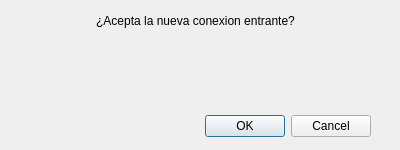
<?xml version="1.0" encoding="UTF-8"?>
<ui version="4.0">
 <class>DialogAcceptarConexion</class>
 <widget class="QDialog" name="DialogAcceptarConexion">
  <property name="geometry">
   <rect>
    <x>0</x>
    <y>0</y>
    <width>400</width>
    <height>150</height>
   </rect>
  </property>
  <property name="windowTitle">
   <string>Dialog</string>
  </property>
  <widget class="QDialogButtonBox" name="buttonBox">
   <property name="geometry">
    <rect>
     <x>30</x>
     <y>110</y>
     <width>341</width>
     <height>32</height>
    </rect>
   </property>
   <property name="orientation">
    <enum>Qt::Horizontal</enum>
   </property>
   <property name="standardButtons">
    <set>QDialogButtonBox::Cancel|QDialogButtonBox::Ok</set>
   </property>
  </widget>
  <widget class="QPlainTextEdit" name="plainTextEditDatos">
   <property name="enabled">
    <bool>false</bool>
   </property>
   <property name="geometry">
    <rect>
     <x>10</x>
     <y>40</y>
     <width>381</width>
     <height>71</height>
    </rect>
   </property>
   <property name="frameShape">
    <enum>QFrame::NoFrame</enum>
   </property>
  </widget>
  <widget class="QLabel" name="label">
   <property name="geometry">
    <rect>
     <x>10</x>
     <y>10</y>
     <width>371</width>
     <height>21</height>
    </rect>
   </property>
   <property name="text">
    <string>¿Acepta la nueva conexion entrante?</string>
   </property>
   <property name="alignment">
    <set>Qt::AlignCenter</set>
   </property>
  </widget>
 </widget>
 <resources/>
 <connections>
  <connection>
   <sender>buttonBox</sender>
   <signal>accepted()</signal>
   <receiver>DialogAcceptarConexion</receiver>
   <slot>accept()</slot>
   <hints>
    <hint type="sourcelabel">
     <x>248</x>
     <y>254</y>
    </hint>
    <hint type="destinationlabel">
     <x>157</x>
     <y>274</y>
    </hint>
   </hints>
  </connection>
  <connection>
   <sender>buttonBox</sender>
   <signal>rejected()</signal>
   <receiver>DialogAcceptarConexion</receiver>
   <slot>reject()</slot>
   <hints>
    <hint type="sourcelabel">
     <x>316</x>
     <y>260</y>
    </hint>
    <hint type="destinationlabel">
     <x>286</x>
     <y>274</y>
    </hint>
   </hints>
  </connection>
 </connections>
</ui>
